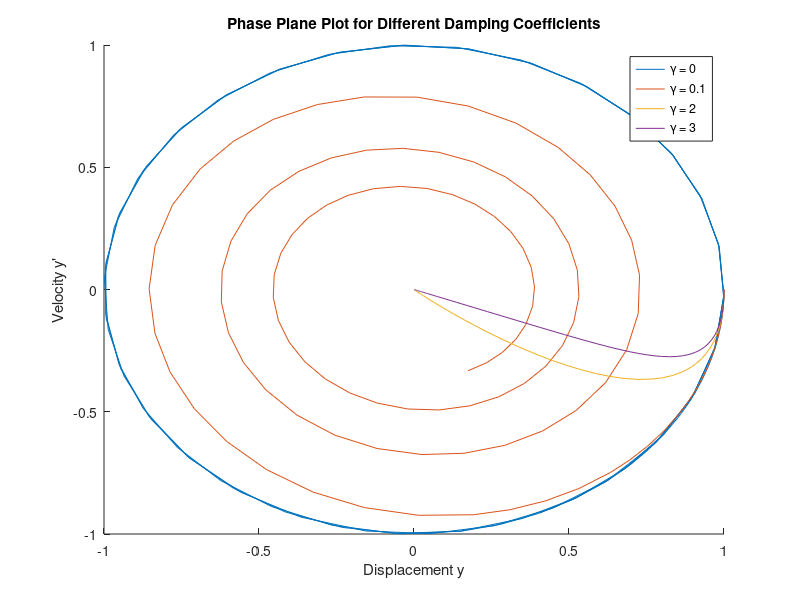

Recreate this plot in MATLAB.
% Define the parameters
m = 1; % mass
k = 1; % spring constant

% Time span for the simulation
tspan = [0, 20];

% Define the ODE function for undriven oscillator (f(t) = 0)
odefun = @(t, Y, gamma) [Y(2); -k/m * Y(1) - gamma/m * Y(2)];

% Initial conditions
Y0 = [1; 0]; % initial displacement and initial velocity

% Different damping coefficients
gammas = [0, 0.1, 2, 3]; % undamped, underdamped, critically damped, overdamped

figure;
hold on;

% Solve and plot for different damping coefficients
for i = 1:length(gammas)
    gamma = gammas(i);
    [t, Y] = ode45(@(t, Y) odefun(t, Y, gamma), tspan, Y0);
    plot(Y(:, 1), Y(:, 2), 'DisplayName', ['\gamma = ', num2str(gamma)]);
end

title('Phase Plane Plot for Different Damping Coefficients');
xlabel('Displacement y');
ylabel('Velocity y''');
legend;
hold off;